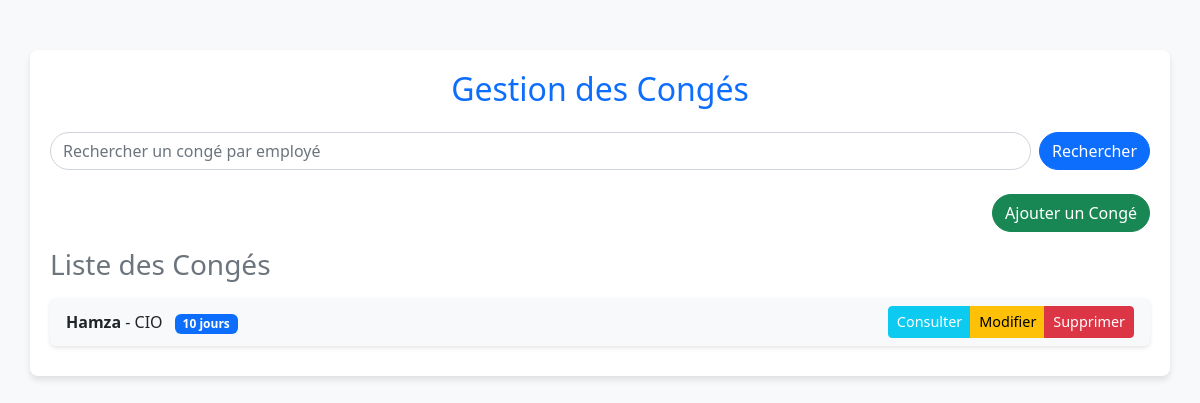
/conges/, run on an earlier commit of the app's database.
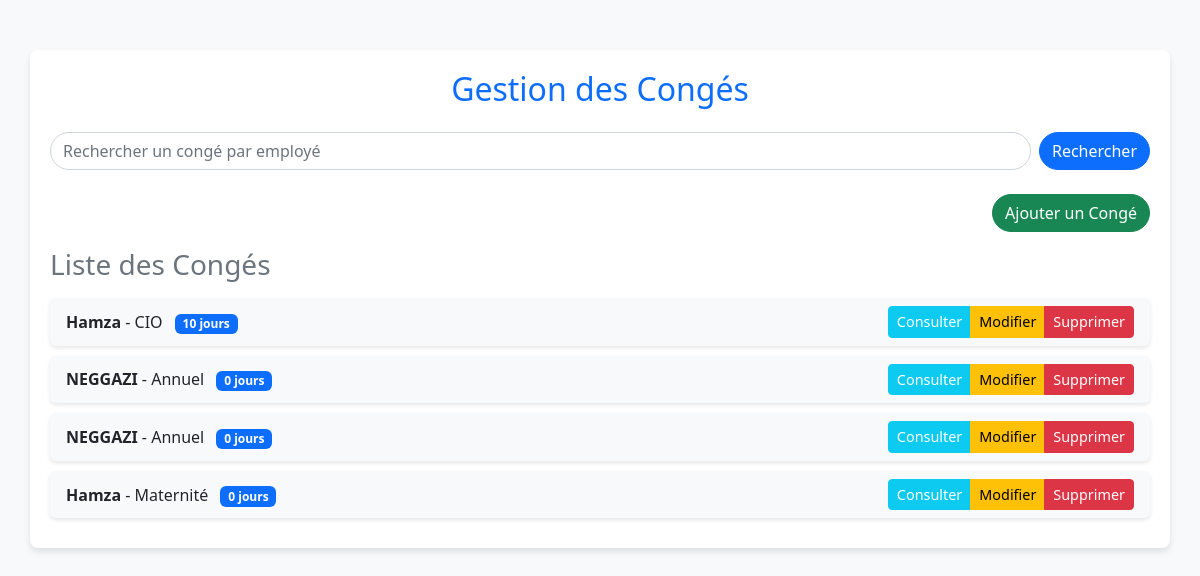
And on a later commit of the database.
### app1/models.py (models this page shows, shortened)
class Conge(models.Model):
    TYPE_CONGE_CHOICES = [
        ('Annuel', 'Congé Annuel'),
        ('Maladie', 'Congé Maladie'),
        ('Maternité', 'Congé Maternité/Paternité'),
        ('Sans Solde', 'Congé Sans Solde'),
    ]
    employe = models.ForeignKey(
        Employe,
        on_delete=models.CASCADE,
        related_name="conges",
        verbose_name="Employé"
    )
    type_conge = models.CharField(
        max_length=20,
        choices=TYPE_CONGE_CHOICES,
        verbose_name="Type de congé"
    )
    date_debut = models.DateField(verbose_name="Date de début")
    date_fin = models.DateField(verbose_name="Date de fin")
    jours_utilises = models.PositiveIntegerField(editable=False, verbose_name="Jours utilisés")
    solde_initial = models.PositiveIntegerField(verbose_name="Solde initial")
    solde_restant = models.PositiveIntegerField(verbose_name="Solde restant", editable=False)
    class Meta:
        verbose_name = "Congé"
        verbose_name_plural = "Congés"
        ordering = ['-date_debut']  # Tri par date de début décroissante

class Employe(models.Model):
    nom = models.CharField(max_length=100, verbose_name="Nom")
    prenom = models.CharField(max_length=100, verbose_name="Prénom")
    date_naissance = models.DateField(verbose_name="Date de naissance")
    date_embauche = models.DateField(verbose_name="Date d'embauche")
    adresse = models.TextField(verbose_name="Adresse")
    service = models.ForeignKey(
        'Service',
        on_delete=models.SET_NULL,
        null=True,
        blank=True,
        verbose_name="Service"
    )
    competences = models.TextField(verbose_name="Compétences", blank=True)
    historique_professionnel = models.TextField(verbose_name="Historique professionnel", blank=True)
    class Meta:
        verbose_name = "Employé"
        verbose_name_plural = "Employés"
        ordering = ['nom', 'prenom']  # Tri par nom puis prénom

### app1/views.py (the view)
# urls.py: path('conges/', views.recherche_conge, name='recherche_conge'),
def recherche_conge(request):
    query = request.GET.get('q', '')
    if query:
        conges = Conge.objects.filter(employe__nom__icontains=query)  # Filtrer par nom de l'employé
    else:
        conges = Conge.objects.all()  # Récupérer tous les congés
    context = {
        'conges': conges,
        'query': query,
    }
    return render(request, 'recherche_conge.html', context)

### app1/templates/recherche_conge.html (shortened to what this page needs)
{% load static %}
<!DOCTYPE html>
<html lang="fr">
<head>
    <link rel="stylesheet" href="{% static 'css/bootstrap.min.css' %}">
</head>
<body>
<div class="container main-container">
    <h2 class="text-center text-primary mb-4">Gestion des Congés</h2>
    <form method="GET" class="search-form d-flex mb-4">
        <input type="text" name="q" class="form-control me-2" placeholder="Rechercher un congé par employé" value="{{ query }}">
        <button type="submit" class="btn btn-primary btn-custom">Rechercher</button>
    </form>
    <div class="text-end mb-3">
        <a href="{% url 'ajouter_conge' %}" class="btn btn-success btn-custom">Ajouter un Congé</a>
    </div>
    <h3 class="text-secondary mb-3">Liste des Congés</h3>
    <div class="list-group">
        {% for conge in conges %}
            <div class="list-group-item d-flex justify-content-between align-items-center bg-light">
                <div>
                    <strong>{{ conge.employe.nom }}</strong> - {{ conge.type_conge }}
                    <span class="badge bg-primary ms-2">{{ conge.solde_restant }} jours</span>
                </div>
                <div class="btn-group" role="group">
                    <a href="{% url 'details_conge' conge.id %}" class="btn btn-info btn-sm text-white">Consulter</a>
                    <a href="{% url 'edit_conge' conge.id %}" class="btn btn-warning btn-sm">Modifier</a>
                    <a href="{% url 'delete_conge' conge.id %}" class="btn btn-danger btn-sm">Supprimer</a>
                </div>
            </div>
        {% empty %}
            <p class="text-center no-conge">Aucun congé trouvé.</p>
        {% endfor %}
    </div>
</div>
</body>
</html>

What changed in the data, as far as the page shows it:
added Conge: employe.nom "NEGGAZI", type_conge "Annuel", solde_restant "0"
added Conge: employe.nom "NEGGAZI", type_conge "Annuel", solde_restant "0"
added Conge: employe.nom "Hamza", type_conge "Maternité", solde_restant "0"
